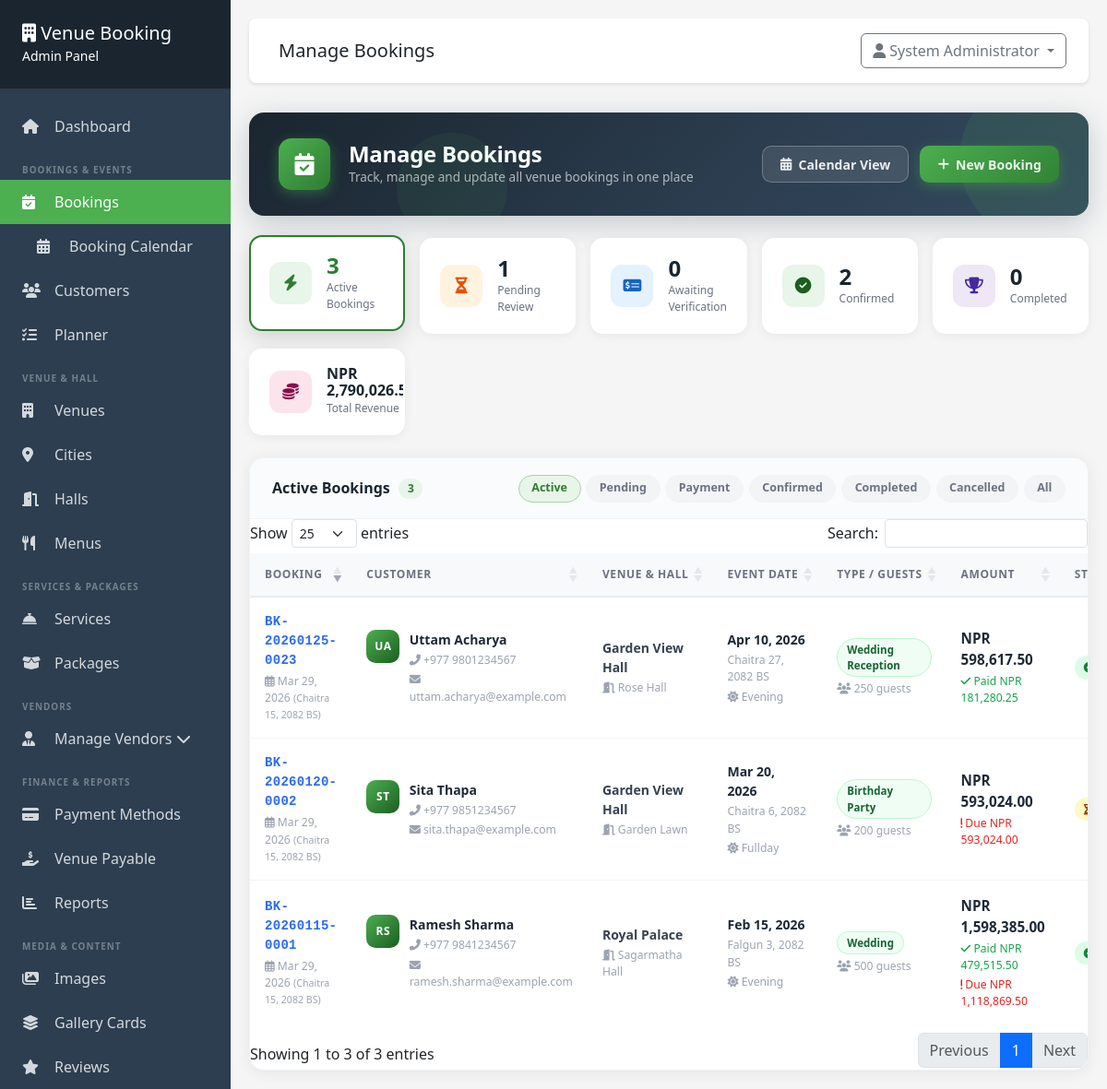
/admin/bookings/index.php (signed in), run on the app's committed database.
### tables this page shows
CREATE TABLE IF NOT EXISTS bookings (
    id INT PRIMARY KEY AUTO_INCREMENT,
    booking_number VARCHAR(50) UNIQUE NOT NULL,
    customer_id INT NOT NULL,
    hall_id INT DEFAULT NULL,
    custom_venue_name VARCHAR(255) DEFAULT NULL COMMENT 'Venue name when customer brings own venue (hall_id is NULL)',
    custom_hall_name VARCHAR(255) DEFAULT NULL COMMENT 'Hall/location name when customer brings own venue (hall_id is NULL)',
    event_date DATE NOT NULL,
    start_time TIME DEFAULT NULL,
    end_time TIME DEFAULT NULL,
    shift ENUM('morning', 'afternoon', 'evening', 'fullday') NOT NULL,
    event_type VARCHAR(100) NOT NULL,
    number_of_guests INT NOT NULL,
    hall_price DECIMAL(10, 2) NOT NULL,
    menu_total DECIMAL(10, 2) DEFAULT 0,
    services_total DECIMAL(10, 2) DEFAULT 0,
    subtotal DECIMAL(10, 2) NOT NULL,
    tax_amount DECIMAL(10, 2) DEFAULT 0,
    grand_total DECIMAL(10, 2) NOT NULL,
    special_requests TEXT,
    menu_special_instructions TEXT DEFAULT NULL COMMENT 'Special instructions for the menu entered during booking',
    booking_status ENUM('pending', 'payment_submitted', 'confirmed', 'cancelled', 'completed') DEFAULT 'pending',
    payment_status ENUM('pending', 'partial', 'paid', 'cancelled') DEFAULT 'pending',
    advance_payment_received TINYINT(1) DEFAULT 0 COMMENT 'Whether advance payment has been received (0=No, 1=Yes)',
    advance_amount_received DECIMAL(10,2) NOT NULL DEFAULT 0 COMMENT 'Actual advance payment amount received from customer (manually entered by admin)',
    venue_amount_paid DECIMAL(10,2) NOT NULL DEFAULT 0 COMMENT 'Amount actually paid out to the venue provider (hall + menu charges)',
    created_at TIMESTAMP DEFAULT CURRENT_TIMESTAMP,
    updated_at TIMESTAMP DEFAULT CURRENT_TIMESTAMP ON UPDATE CURRENT_TIMESTAMP,
    FOREIGN KEY (customer_id) REFERENCES customers(id),
    FOREIGN KEY (hall_id) REFERENCES halls(id) ON DELETE SET NULL,
    INDEX idx_event_date (event_date),
    INDEX idx_booking_number (booking_number),
    INDEX idx_status (booking_status),
    INDEX idx_advance_payment_received (advance_payment_received)
);

CREATE TABLE IF NOT EXISTS customers (
    id INT PRIMARY KEY AUTO_INCREMENT,
    full_name VARCHAR(255) NOT NULL,
    phone VARCHAR(20) NOT NULL,
    email VARCHAR(100),
    address TEXT,
    city VARCHAR(100) NULL,
    loyalty_points INT NOT NULL DEFAULT 0,
    created_at TIMESTAMP DEFAULT CURRENT_TIMESTAMP,
    updated_at TIMESTAMP DEFAULT CURRENT_TIMESTAMP ON UPDATE CURRENT_TIMESTAMP,
    INDEX idx_phone (phone),
    INDEX idx_email (email),
    INDEX idx_city (city)
);

### admin/bookings/index.php (the view, shortened to what the rows shown need)
<?php
require_once __DIR__ . '/../includes/header.php';
$db = getDB();
$status_filter = isset($_GET['status_filter']) ? $_GET['status_filter'] : 'active';
$filter_conditions = [
    'active' => " WHERE b.booking_status IN ('pending', 'payment_submitted', 'confirmed')",
    'pending' => " WHERE b.booking_status = 'pending'",
    'payment_submitted' => " WHERE b.booking_status = 'payment_submitted'",
    'confirmed' => " WHERE b.booking_status = 'confirmed'",
    'completed' => " WHERE b.booking_status = 'completed'",
    'cancelled' => " WHERE b.booking_status = 'cancelled'",
    'all' => ''
];
$base_query = "SELECT b.*,
                    c.full_name, c.phone, c.email,
                    COALESCE(h.name, b.custom_hall_name) as hall_name,
                    COALESCE(v.name, b.custom_venue_name) as venue_name,
                    COALESCE((SELECT SUM(paid_amount) FROM payments WHERE booking_id = b.id AND payment_status = 'verified'), 0) as total_paid
                    FROM bookings b
                    INNER JOIN customers c ON b.customer_id = c.id
                    LEFT JOIN halls h ON b.hall_id = h.id
                    LEFT JOIN venues v ON h.venue_id = v.id"
                    . $filter_conditions[$status_filter]
                    . " ORDER BY b.created_at DESC";
try {
    $stmt = $db->query($base_query);
    $bookings = $stmt->fetchAll();
} catch (PDOException $e) {
    error_log('Bookings index query failed: ' . $e->getMessage());
    $db_error_html = 'Unable to load bookings due to a database error. Please run the upgrade script (<code>database/upgrade.sql</code>) via MySQL client or phpMyAdmin, then reload this page. If the problem persists, contact your administrator.';
    $bookings = [];
}
try {
    $stats_stmt = $db->query("SELECT
        COUNT(*) AS total_all,
        SUM(CASE WHEN b.booking_status IN ('pending','payment_submitted','confirmed') THEN 1 ELSE 0 END) AS total_active,
        SUM(CASE WHEN b.booking_status = 'pending' THEN 1 ELSE 0 END) AS total_pending,
        SUM(CASE WHEN b.booking_status = 'payment_submitted' THEN 1 ELSE 0 END) AS total_payment_submitted,
        SUM(CASE WHEN b.booking_status = 'confirmed' THEN 1 ELSE 0 END) AS total_confirmed,
        SUM(CASE WHEN b.booking_status = 'completed' THEN 1 ELSE 0 END) AS total_completed,
        SUM(CASE WHEN b.booking_status = 'cancelled' THEN 1 ELSE 0 END) AS total_cancelled,
        SUM(b.grand_total) AS total_revenue,
        COALESCE((SELECT SUM(p.paid_amount) FROM payments p WHERE p.payment_status = 'verified'), 0) AS total_collected
        FROM bookings b");
    $stats = $stats_stmt->fetch();
} catch (PDOException $e) {
    $stats = ['total_all' => 0, 'total_active' => 0, 'total_pending' => 0,
              'total_payment_submitted' => 0, 'total_confirmed' => 0,
              'total_completed' => 0, 'total_cancelled' => 0,
              'total_revenue' => 0, 'total_collected' => 0];
}
$filter_labels = [
    'active' => 'Active Bookings',
    'pending' => 'Pending Bookings',
    'payment_submitted' => 'Payment Submitted',
    'confirmed' => 'Confirmed Bookings',
    'completed' => 'Order Complete',
    'cancelled' => 'Cancelled Bookings',
    'all' => 'All Bookings',
];
?>
<div class="bm-page-header">
    <div class="bm-header-content">
        <div>
            <h1 class="bm-header-title">Manage Bookings</h1>
        </div>
    </div>
</div>
            <span class="bm-stat-value bm-stat-value-sm"><?php echo formatCurrency($stats['total_revenue'] ?? 0); ?></span>
<div class="bm-card">
    <div class="bm-card-toolbar">
        <div class="bm-toolbar-left">
            <h2 class="bm-card-title">
                <?php echo htmlspecialchars($filter_labels[$status_filter] ?? 'Bookings'); ?>
                <span class="bm-count-badge"><?php echo count($bookings); ?></span>
            </h2>
        </div>
    </div>
    <div class="bm-table-wrap">
        <table class="table datatable bm-table mb-0" id="bookingsTable">
            <thead>
                <tr>
                    <th>Booking</th>
                    <th>Customer</th>
                    <th>Venue &amp; Hall</th>
                    <th>Event Date</th>
                    <th>Type / Guests</th>
                    <th>Amount</th>
                    <th>Status</th>
                </tr>
            </thead>
            <tbody>
                <?php if (empty($bookings)): ?>
                    <tr>
                        <td colspan="9" class="bm-empty-state">
                            <div class="bm-empty-icon"><i class="fas fa-calendar-times"></i></div>
                            <div class="bm-empty-title">No bookings found</div>
                            <div class="bm-empty-sub">
                                <?php if ($status_filter !== 'all'): ?>
                                    There are no <strong><?php echo htmlspecialchars(strtolower($filter_labels[$status_filter])); ?></strong> right now.
                                    <a href="?status_filter=all">View all bookings</a>
                                <?php else: ?>
                                    No bookings have been created yet.
                                    <a href="add.php">Create the first booking</a>
                                <?php endif; ?>
                            </div>
                        </td>
                    </tr>
                <?php else: ?>
                    <?php foreach ($bookings as $booking):
                        $balance_due = max(0, $booking['grand_total'] - $booking['total_paid']);
                        $name_parts = explode(' ', trim($booking['full_name']));
                        $first_part = isset($name_parts[0]) ? $name_parts[0] : '';
                        $avatar_initials = $first_part !== '' ? strtoupper(substr($first_part, 0, 1)) : '?';
                        if (count($name_parts) > 1 && $first_part !== '') {
                            $last_part = end($name_parts);
                            if ($last_part !== '') {
                                $avatar_initials .= strtoupper(substr($last_part, 0, 1));
                            }
                        }
                        $bs = $booking['booking_status'];
                        $bs_cfg = [
                            'confirmed'         => ['cls' => 'bm-badge-confirmed',  'icon' => 'fa-check-circle'],
                            'payment_submitted' => ['cls' => 'bm-badge-payment',    'icon' => 'fa-money-check-alt'],
                            'pending'           => ['cls' => 'bm-badge-pending',    'icon' => 'fa-hourglass-half'],
                            'cancelled'         => ['cls' => 'bm-badge-cancelled',  'icon' => 'fa-times-circle'],
                            'completed'         => ['cls' => 'bm-badge-completed',  'icon' => 'fa-trophy'],
                        ];
                        $bs_class = $bs_cfg[$bs]['cls']  ?? 'bm-badge-secondary';
                        $bs_icon  = $bs_cfg[$bs]['icon'] ?? 'fa-circle';
                    ?>
                    <tr class="bm-row">
                        <td>
                            <div class="bm-booking-num"><?php echo htmlspecialchars($booking['booking_number']); ?></div>
                            <div class="bm-row-sub"><i class="far fa-calendar-alt"></i> <?php echo date('M d, Y', strtotime($booking['created_at'])); ?> <small>(<?php echo convertToNepaliDate($booking['created_at']); ?>)</small></div>
                        </td>
                        <td>
                            <div class="bm-customer-cell">
                                <div class="bm-avatar"><?php echo htmlspecialchars($avatar_initials); ?></div>
                                <div class="bm-customer-info">
                                    <div class="bm-customer-name"><?php echo htmlspecialchars($booking['full_name']); ?></div>
                                    <div class="bm-row-sub"><i class="fas fa-phone-alt"></i> <?php echo htmlspecialchars($booking['phone']); ?></div>
                                    <?php if (!empty($booking['email'])): ?>
                                        <div class="bm-row-sub"><i class="fas fa-envelope"></i> <?php echo htmlspecialchars($booking['email']); ?></div>
                                    <?php endif; ?>
                                </div>
                            </div>
                        </td>
                        <td>
                            <div class="bm-venue-name">
                                <?php echo htmlspecialchars($booking['venue_name']); ?>
                            </div>
                            <div class="bm-row-sub"><i class="fas fa-door-open"></i> <?php echo htmlspecialchars($booking['hall_name']); ?></div>
                        </td>
                        <td>
                            <div class="bm-event-date"><?php echo date('M d, Y', strtotime($booking['event_date'])); ?></div>
                            <div class="bm-row-sub"><?php echo convertToNepaliDate($booking['event_date']); ?></div>
                            <div class="bm-row-sub">
                                <i class="fas fa-sun"></i> <?php echo ucfirst($booking['shift']); ?>
                            </div>
                        </td>
                        <td>
                            <div class="bm-event-type-badge"><?php echo htmlspecialchars(ucfirst($booking['event_type'])); ?></div>
                            <div class="bm-row-sub mt-1"><i class="fas fa-users"></i> <?php echo (int)$booking['number_of_guests']; ?> guests</div>
                        </td>
                        <td>
                            <div class="bm-amount-total"><?php echo formatCurrency($booking['grand_total']); ?></div>
                            <?php if ($booking['total_paid'] > 0): ?>
                                <div class="bm-row-sub bm-amount-paid"><i class="fas fa-check"></i> Paid <?php echo formatCurrency($booking['total_paid']); ?></div>
                            <?php endif; ?>
                            <?php if ($balance_due > 0 && $booking['payment_status'] !== 'paid'): ?>
                                <div class="bm-row-sub bm-amount-due"><i class="fas fa-exclamation"></i> Due <?php echo formatCurrency($balance_due); ?></div>
                            <?php endif; ?>
                        </td>
                        <td>
                            <span class="bm-badge <?php echo $bs_class; ?> booking-status-badge"
                                  title="Booking status is read-only here. Open the booking to update it."
                                  role="status"
                                  aria-label="Booking status: <?php echo getBookingStatusLabel($booking['booking_status']); ?> (read-only)">
                                <i class="fas <?php echo $bs_icon; ?>"></i>
                            </span>
                        </td>
                    </tr>
                    <?php endforeach; ?>
                <?php endif; ?>
            </tbody>
        </table>
    </div>
</div>
<?php require_once __DIR__ . '/../includes/footer.php'; ?>

### data on the page
bookings: booking_number "BK-20260115-0001", created_at "Mar 29, 2026", created_at "Chaitra 15, 2082 BS", customer.full_name "RS", customer.full_name "Ramesh Sharma", customer.phone "+977 9841234567", customer.email "ramesh.sharma@example.com", venue_name "Royal Palace", hall_name "Sagarmatha Hall", event_date "Feb 15, 2026", event_date "Falgun 3, 2082 BS", shift "Evening", event_type "Wedding", number_of_guests "500", grand_total "NPR 1,598,385.00", total_paid "NPR 479,515.50", balance_due "NPR 1,118,869.50"
bookings: booking_number "BK-20260120-0002", created_at "Mar 29, 2026", created_at "Chaitra 15, 2082 BS", customer.full_name "ST", customer.full_name "Sita Thapa", customer.phone "+977 9851234567", customer.email "sita.thapa@example.com", venue_name "Garden View Hall", hall_name "Garden Lawn", event_date "Mar 20, 2026", event_date "Chaitra 6, 2082 BS", shift "Fullday", event_type "Birthday Party", number_of_guests "200", grand_total "NPR 593,024.00", balance_due "NPR 593,024.00"
bookings: booking_number "BK-20260125-0023", created_at "Mar 29, 2026", created_at "Chaitra 15, 2082 BS", customer.full_name "UA", customer.full_name "Uttam Acharya", customer.phone "+977 9801234567", customer.email "uttam.acharya@example.com", venue_name "Garden View Hall", hall_name "Rose Hall", event_date "Apr 10, 2026", event_date "Chaitra 27, 2082 BS", shift "Evening", event_type "Wedding Reception", number_of_guests "250", grand_total "NPR 598,617.50", total_paid "NPR 181,280.25"

### other printed values
$page_title "Manage Bookings"
$current_user['full_name'] "System Administrator"
$stats['total_active'] "3"
$stats['total_pending'] "1"
$stats['total_payment_submitted'] "0"
$stats['total_confirmed'] "2"
$stats['total_completed'] "0"
formatCurrency($stats['total_revenue'] ?? 0) "NPR…"
$filter_labels[$status_filter] "Active Bookings"
count($bookings) "3"
